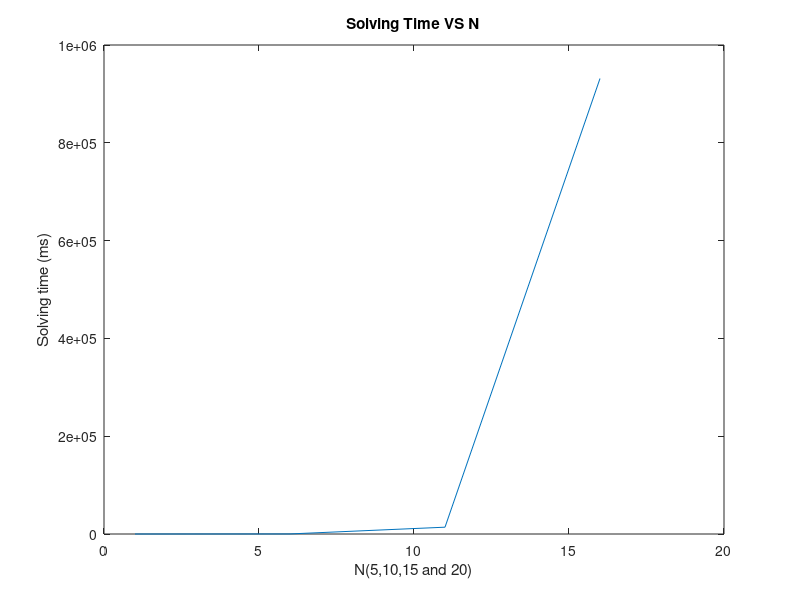

This figure's MATLAB source:
clear, clc, close all
y = [1 144 13929 931484];
x = 1:5:20;
figure
plot(x,y);
title("Solving Time VS N");
xlabel("N(5,10,15 and 20)");
ylabel("Solving time (ms)");